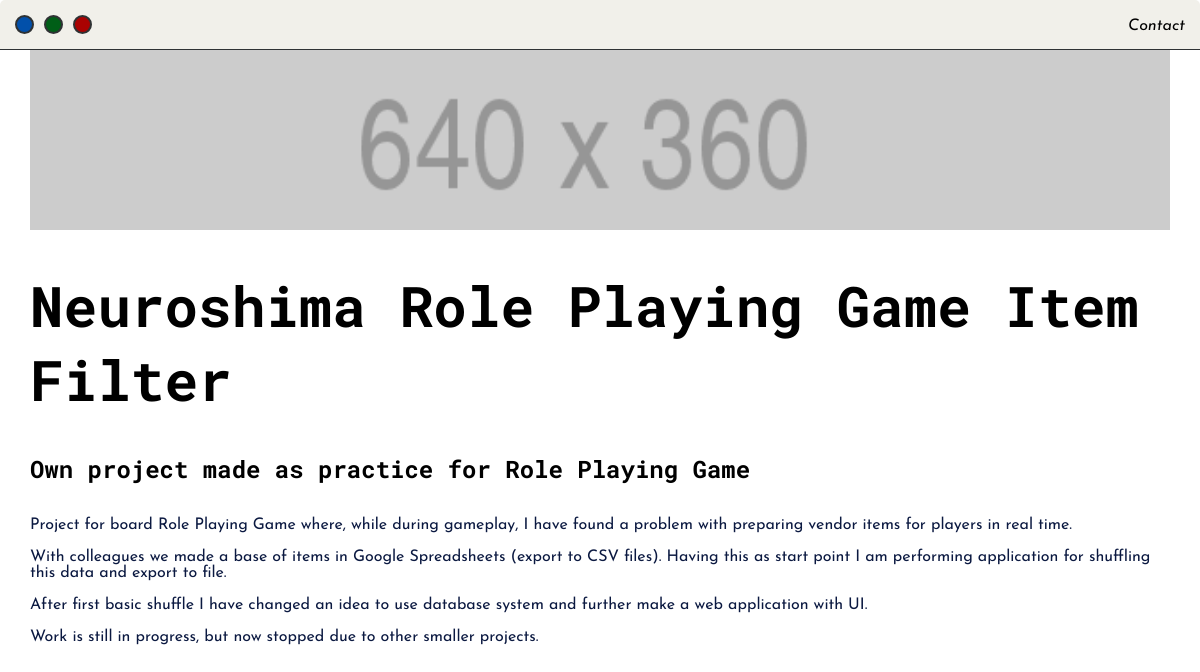
The app's page /post/2/ with its own data.
### base/models.py (models this page shows, shortened)
class Post(models.Model):
    headline = models.CharField(max_length=200)
    sub_headline = models.CharField(max_length=200, null=True, blank=True)
    thumbnail = models.ImageField(null=True, blank=True, upload_to="images", default="placeholder.png")
    body = models.TextField(null=True, blank=True)
    created = models.DateTimeField(auto_now_add=True)
    active = models.BooleanField(default=False)
    featured = models.BooleanField(default=False)
    tags = models.ManyToManyField(Tag, null=True)

### base/views.py (the view)
# urls.py: path('post/<str:pk>/', views.post, name='post'),
def post(request, pk):
    post = Post.objects.get(id=pk)
    context = {'post': post}
    return render(request, 'base/post.html', context)

### base/templates/base/post.html (shortened to what this page needs)
{% extends 'base/main.html' %}
{% load static %}
{% block content %}
<div class="main-container">
    <img class="thumbnail" src=" {{post.thumbnail.url }} ">
    <h1>{{post.headline}}</h1>
    <h4>{{post.sub_headline}} </h4>
    <p>
        {{post.body|linebreaks}}
    </p>
</div>
{% endblock content %}

### static/css/default.css (style rules this page uses)
:root { --mainColor: #f1f0ea; --secondaryColor: #fff; --borderColor: #2f3234; --themeDotBorder: #24292e; --previewBg: rgb(251, 249, 243, 0.8); --previewShadow: #f0ead6; --mainText: black; --secondaryText: #0b1941; --linkText: #033592; --buttonColor: black; }
html, body { padding: 0; margin: 0; }
body * { transition: 0.5s; }
h1, h2, h3, h4, h5, h6, strong { color: var(--mainText); font-family: "Roboto Mono", monospace; }
p, li, span, label, input, textarea { color: var(--secondaryText); font-family: "Josefin Sans", sans-serif; }
h1 { font-size: 56px; }
h4 { font-size: 24px; }
.main-container { width: 1500px; margin: 0 auto; }
.thumbnail { display: block; width: 100%; height: 180px; object-fit: cover; }
@media screen and (max-width: 1500px) { .main-container { width: 95%; } }

### base/templates/base/post.html (style rules this page uses)
img { max-width: 100%; object-fit: cover; }

### records on screen
Post: thumbnail (placeholder picture), headline "Neuroshima Role Playing Game Item Filter", sub_headline "Own project made as practice for Role Playing Game", body "Project for board Role Playing Game where, while during gameplay, I have found a problem with preparing vendor items for players in real time. With colleagues we made a base of items in Google Spreadsheets (export to CSV files). Having this as start point I am performing application for shuffling this data and export to file. After first basic shuffle I have changed an idea to use database system and further make a web application with UI. Work is still in progress, but now stopped due to other smaller projects."
